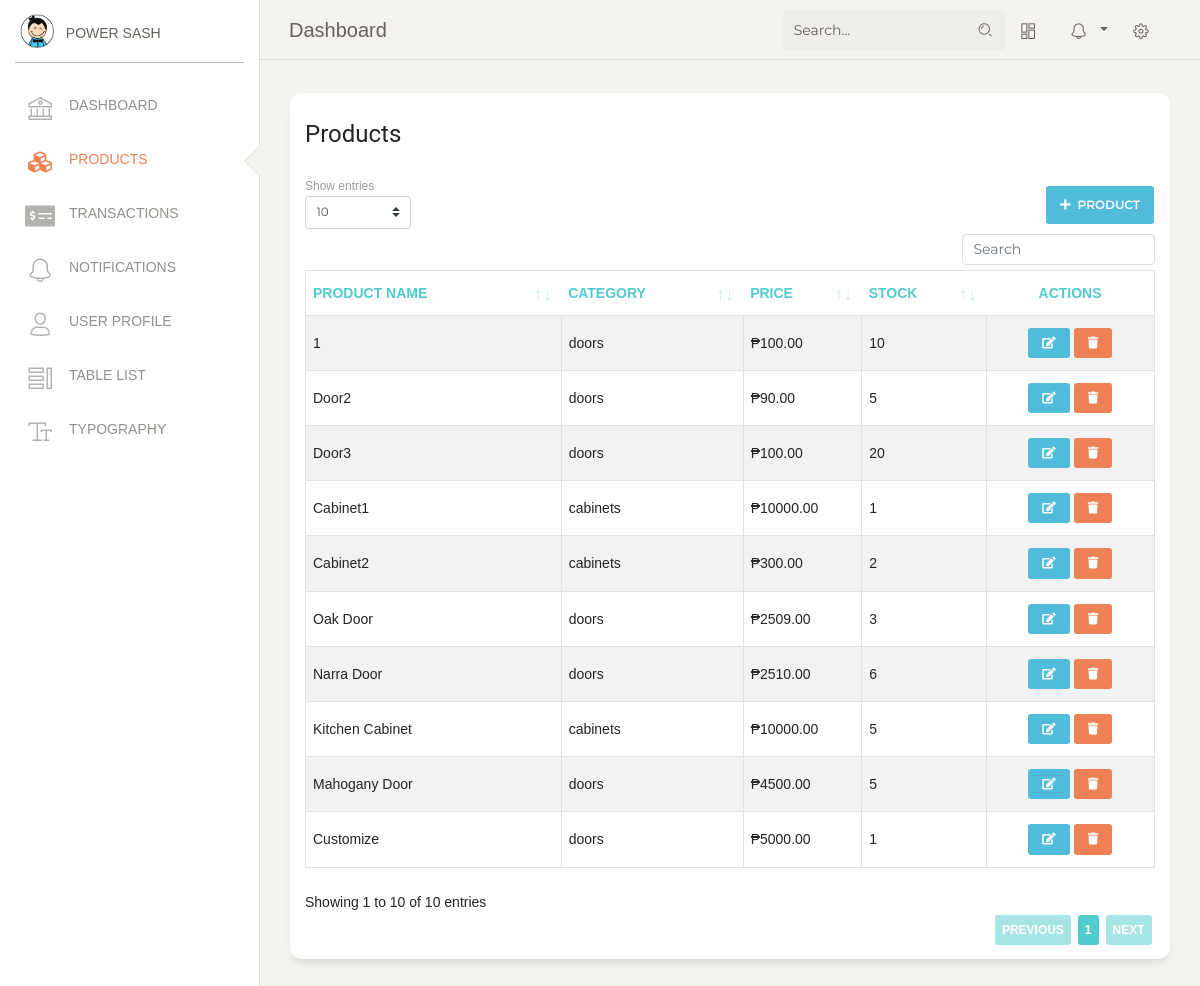
The page /manage/products (signed in) on the database its author committed.
### api_proc/models.py (models this page shows, shortened)
class Product(models.Model):
    product_name = models.CharField(max_length=50, unique=True)
    category = models.ForeignKey(Category, on_delete=models.CASCADE, null=True)
    product_image = models.ImageField(null=True)
    description = models.TextField()
    price = models.DecimalField(null=True, decimal_places=2, max_digits=8)
    stock = models.IntegerField(null=True)

class Category(models.Model):
    category_name = models.CharField(max_length=30)
    def __str__(self):
        return str(self.category_name)

### admin_app/views.py (the view)
# urls.py: path('products', ProductListView.as_view(), name='admin_products'),
class ProductListView(LoginRequiredMixin, ListView):
    model = Product
    template_name = 'product_tables.html'
    context_object_name = 'products'

### admin_app/templates/product_tables.html (shortened to what this page needs)
{% extends "admin_base.html" %}
{% load static %}
{% block content %}
<div class="content">
        <div class="row">
          <div class="col-md-12">
            <div class="card">
              <div class="card-header">
                <h4 class="card-title">Products</h4>
              </div>
              <div class="card-body">
                  <button class="action px-3 btn btn-info float-right" data-id="{% url 'admin_product_create' %}"><i class="fa fa-plus pr-2"></i>Product</button>
                  <table class="table table-striped table-bordered" id="product-table">
                    <thead class="text-primary">
                      <th>
                        Product Name
                      </th>
                      <th>
                        Category
                      </th>
                      <th>
                        Price
                      </th>
                      <th>
                        Stock
                      </th>
                      <th class="no-sort text-center">
                        Actions
                      </th>
                    </thead>
                    <tbody>
                    {% for product in products %}
                      <tr>
                        <td id="product_name{{product.id}}">
                          {{ product.product_name }}
                        </td>
                        <td id="category{{product.id}}">
                          {{ product.category}}
                        </td>
                        <td id="price{{product.id}}">
                         ₱{{ product.price }}
                        </td>
                        <td id="stock{{product.id}}">
                          {{ product.stock }}
                        </td>
                        <td class="text-center">
                          <button class="action btn btn-info py-2 px-3" data-id="{% url 'admin_product_update' product.pk %}"><i class="fa fa-edit"></i></button>
                          <button class="action btn btn-danger py-2 px-3" data-id="{% url 'admin_product_delete' product.pk %}"><i class="fa fa-trash"></i></button>
                        </td>
                      </tr>
                      {% endfor %}
                    </tbody>
                  </table>
              </div>
            </div>
          </div>
        </div>
      </div>
      <link href="{% static '/assets/dataTables/css/dataTables.material.min.css' %}" rel="stylesheet">
      <link href="{% static '/assets/dataTables/css/material.min.css' %}" rel="stylesheet">
{% endblock content %}

### admin_app/templates/admin_base.html (shortened to what this page needs)
{% load static %}
<!DOCTYPE html>
<html lang="en">
<head>
  <link href="https://maxcdn.bootstrapcdn.com/font-awesome/latest/css/font-awesome.min.css" rel="stylesheet">
  <link href="{% static '/assets/css/bootstrap.min.css' %}" rel="stylesheet" />
  <link href="{% static '/assets/css/paper-dashboard.css' %}" rel="stylesheet" />
  <link rel="stylesheet" href="https://use.fontawesome.com/releases/v5.7.2/css/all.css">
</head>
<body class="">
    <div class="wrapper ">
            <div class="sidebar" data-color="white" data-active-color="danger">
                    <div class="logo">
                      <a href="http://www.creative-tim.com" class="simple-text logo-mini">
                        <div class="logo-image-small">
                          <img src="{% static '/assets/img/logo-small.png' %}">
                        </div>
                      </a>
                      <a href="/" class="simple-text logo-normal">
                        Power Sash
                      </a>
                    </div>
                    <div class="sidebar-wrapper">
                      <ul class="nav">
                        <li class="{% with request.resolver_match.view_name as view_name %}{% if view_name == 'admin_landing' %}active{% endif %}{% endwith %}">
                          <a href="{% url 'admin_landing' %}">
                            <i class="nc-icon nc-bank"></i>
                            <p>Dashboard</p>
                          </a>
                        </li>
                        <li class="{% with request.resolver_match.view_name as view_name %}{% if view_name == 'admin_products' %}active{% endif %}{% endwith %}">
                          <a href="{% url 'admin_products' %}">
                            <i class="fa fa-cubes "></i>
                            <p>Products</p>
                          </a>
                        </li>
                        <li>
                          <a href="./map.html">
                            <i class="fa fa-money-check-alt"></i>
                            <p>Transactions</p>
                          </a>
                        </li>
                        <li>
                          <a href="./notifications.html">
                            <i class="nc-icon nc-bell-55"></i>
                            <p>Notifications</p>
                          </a>
                        </li>
                        <li>
                          <a href="./user.html">
                            <i class="nc-icon nc-single-02"></i>
                            <p>User Profile</p>
                          </a>
                        </li>
                        <li>
                          <a href="./tables.html">
                            <i class="nc-icon nc-tile-56"></i>
                            <p>Table List</p>
                          </a>
                        </li>
                        <li>
                          <a href="./typography.html">
                            <i class="nc-icon nc-caps-small"></i>
                            <p>Typography</p>
                          </a>
                        </li>
                      </ul>
                    </div>
                  </div>
                  <div class="main-panel">
                      <nav class="navbar navbar-expand-lg navbar-absolute fixed-top navbar-transparent">
                          <div class="container-fluid">
                            <div class="navbar-wrapper">
                              <a class="navbar-brand" href="#pablo">Dashboard</a>
                            </div>
                            <div class="collapse navbar-collapse justify-content-end" id="navigation">
                              <form>
                                <div class="input-group no-border">
                                  <input type="text" value="" class="form-control" placeholder="Search...">
                                  <div class="input-group-append">
                                    <div class="input-group-text">
                                      <i class="nc-icon nc-zoom-split"></i>
                                    </div>
                                  </div>
                                </div>
                              </form>
                              <ul class="navbar-nav">
                                <li class="nav-item">
                                  <a class="nav-link btn-magnify" href="#pablo">
                                    <i class="nc-icon nc-layout-11"></i>
                                  </a>
                                </li>
                                <li class="nav-item btn-rotate dropdown">
                                  <a class="nav-link dropdown-toggle" href="http://example.com" id="navbarDropdownMenuLink" data-toggle="dropdown" aria-haspopup="true" aria-expanded="false">
                                    <i class="nc-icon nc-bell-55"></i>
                                  </a>
                                </li>
                                <li class="nav-item">
                                  <a class="nav-link btn-rotate" href="#pablo">
                                    <i class="nc-icon nc-settings-gear-65"></i>
                                  </a>
                                </li>
                              </ul>
                            </div>
                          </div>
                        </nav>
  {% block content %}
  {% endblock content %}
  </div>
    </div>
</body>
</html>

### rows shown on the page
Product: product_name "1", category "doors", price "100.00", stock "10"
Product: product_name "Door2", category "doors", price "90.00", stock "5"
Product: product_name "Door3", category "doors", price "100.00", stock "20"
Product: product_name "Cabinet1", category "cabinets", price "10000.00", stock "1"
Product: product_name "Cabinet2", category "cabinets", price "300.00", stock "2"
Product: product_name "Oak Door", category "doors", price "2509.00", stock "3"
Product: product_name "Narra Door", category "doors", price "2510.00", stock "6"
Product: product_name "Kitchen Cabinet", category "cabinets", price "10000.00", stock "5"
Product: product_name "Mahogany Door", category "doors", price "4500.00", stock "5"
Product: product_name "Customize", category "doors", price "5000.00", stock "1"
